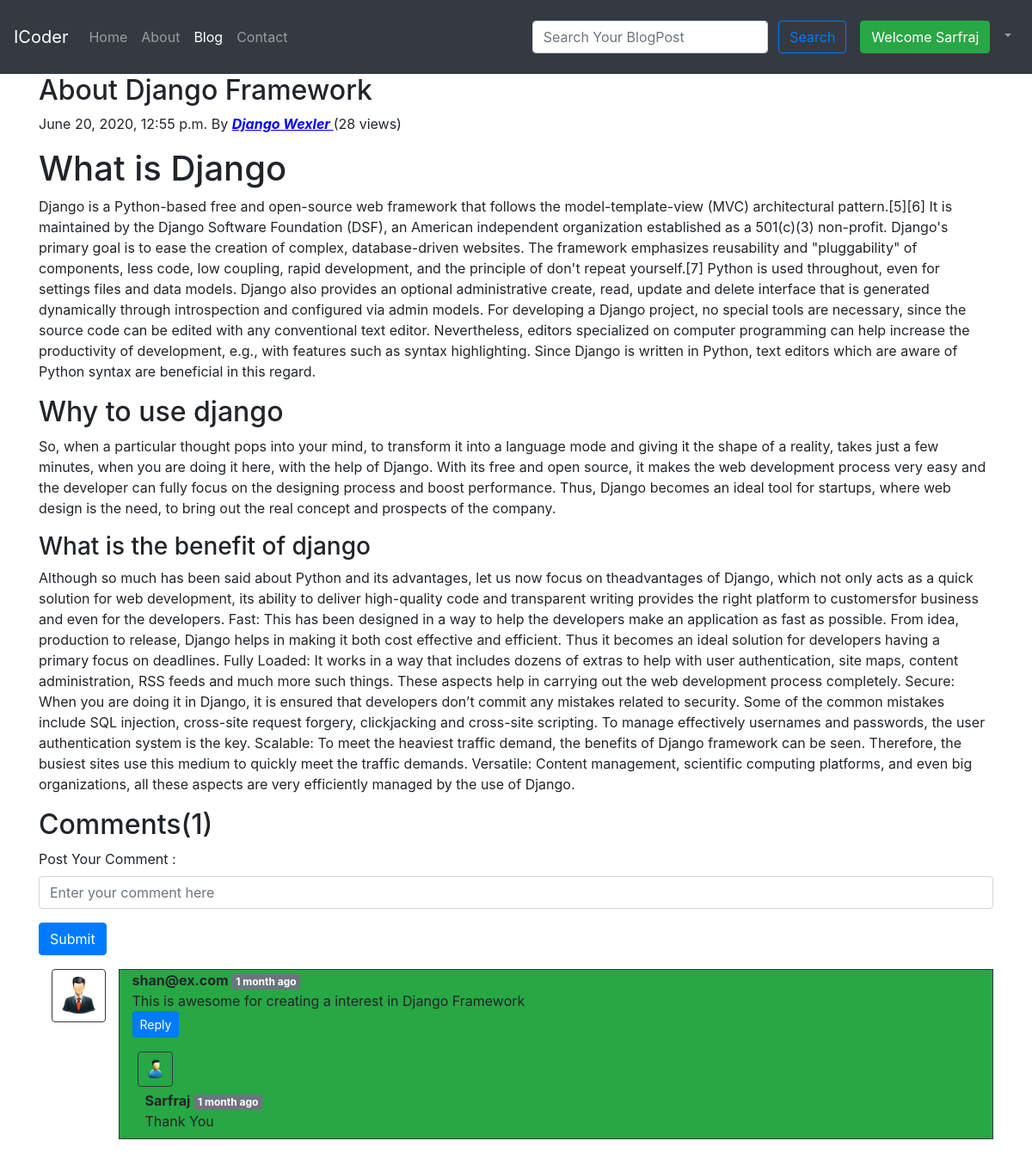
The app's page /blog/First_Post (signed in) with its own data.
### blog/models.py (models this page shows, shortened)
class Post(models.Model):
    sno = models.AutoField(primary_key = True)
    title = models.CharField(max_length=255)
    content = models.TextField()
    author = models.CharField(max_length=100)
    slug = models.CharField(max_length=130)
    views = models.IntegerField(default=0)
    timeStamp = models.DateTimeField(blank=True)

class BlogComment(models.Model):
    sno = models.AutoField(primary_key = True)
    comment = models.TextField()
    user = models.ForeignKey(User, on_delete=models.CASCADE) ## CASCADE will help user to point any one particular field of model
    post = models.ForeignKey(Post, on_delete=models.CASCADE)
    parent = models.ForeignKey('self', on_delete=models.CASCADE, null=True)
    timestamp = models.DateTimeField(default=now)

### blog/views.py (the view)
# urls.py: path('<str:slug>', views.blogPost, name='blogPost'),
def blogPost(request, slug):
    post = Post.objects.filter(slug = slug).first()
    post.views = post.views + 1
    post.save()
    comments = BlogComment.objects.filter(post=post, parent=None)
    replies = BlogComment.objects.filter(post=post).exclude(parent=None)
    repDict = {}
    for reply in replies:
        if reply.parent.sno not in repDict.keys():
            repDict[reply.parent.sno] = [reply]
        else:
            repDict[reply.parent.sno].append(reply)
    context = {'post':post, 'comments':comments, 'user':request.user, 'repDict':repDict}
    return render(request, 'blog/blogPost.html', context)

### blog/templatetags/extras.py (called while the page is built)
@register.filter(name='get_val')
def get_val(dict, key):
    return dict.get(key)

### templates/blog/blogPost.html (shortened to what this page needs)
{% extends 'base.html' %}
{% block blogactive%} active {% endblock blogactive %}
{% block body %}
{% load humanize %}
{% load extras %}
<div class="container">
    <div class="blog-post">
                <h2 class="blog-post-title">{{post.title}}</h2>
        <p class="blog-post-meta">{{post.timeStamp}} By <b style="color:blue;"><u><i>{{post.author}} </i></u></b></a> (<span>{{post.views}} views</span>)</p>
                <p>{{post.content|safe}}</p>
    </div>
</div>
<div class="container">
    <h2>Comments({{ comments.count }})</h2>
    <div class="my-2">
        {% if user.is_authenticated %}
            <form method= "post" action= "/blog/postComment">
              <div class="form-group">
                <label for="comment">Post Your Comment :</label>
                <input type="text" class="form-control" name="comment" placeholder="Enter your comment here" required>
              </div>
            <button type="submit" class="btn btn-primary">Submit</button>
        </form>
        {% else %}
            <p>Please Login to Post a Comment</p>
        {% endif %}
    </div>
{% for comment in comments %}
    <div class="row my-3 mx-0">
        <div class="col-md-1">
            <img class="rounded mx-auto d-block w-100 p-2 border border-dark" src="/static/user.png" alt="user">
        </div>
        <div class="col-md-11 border border-dark bg-success">
            <b>{{comment.user.username}} </b>  <span class="badge badge-secondary" >{{comment.timestamp | naturaltime}}</span>
        <div>{{comment.comment}}</div>
            {% if user.is_authenticated %}
            <div class="reply mx-0">
                <p>
                  <a class="btn btn-sm btn btn-primary" data-toggle="collapse" href="#replyBox{{comment.sno}}" role="button" aria-expanded="false" aria-controls="replyBox{{comment.sno}}">
                    Reply
                  </a>
                </p>
                {% else %}
                <button class="btn btn-sm btn btn-primary" data-toggle="collapse" href="#replyBox{{comment.sno}}" role="button" aria-expanded="false" aria-controls="replyBox{{comment.sno}}" disabled>
                    Login to Reply
                  </button>
                {% endif %}
                <div class="replies my-2">
                    {% for reply in repDict|get_val:comment.sno %}
                    <div class="row my-1">
                        <div class="col-md-1">
                            <img class="rounded mx-auto d-block w-75 p-2 border border-dark" src="/static/reply.png" alt="user">
                         </div>
                    </div>
                    <div class="col-md-11">
                        <b>{{reply.user.username}} </b>  <span class="badge badge-secondary" >{{reply.timestamp | naturaltime}}</span>
                        <div>{{reply.comment}}</div>
                    </div>
                    {% endfor %}
                </div>
            </div>
    </div>
{% endfor %}
    </div>
    {% endblock body %}

### templates/base.html (shortened to what this page needs)
<!doctype html>
<html lang="en">
  <head>
    <link rel="stylesheet" href="https://stackpath.bootstrapcdn.com/bootstrap/4.5.0/css/bootstrap.min.css">
  </head>
  <body>
    <nav class="navbar navbar-expand-lg navbar-dark bg-dark">
  <a class="navbar-brand" href="/"> ICoder </a>
  <div class="collapse navbar-collapse" id="navbarSupportedContent">
    <ul class="navbar-nav mr-auto">
      <li class="nav-item {% block homeactive%}{% endblock homeactive %}">
        <a class="nav-link" href="/">Home <span class="sr-only">(current)</span></a>
      </li>
      <li class="nav-item {% block aboutactive%}{% endblock aboutactive %}">
        <a class="nav-link" href="/about">About</a>
      </li>
       <li class="nav-item {% block blogactive%}{% endblock blogactive %}">
        <a class="nav-link" href="/blog">Blog</a>
      </li>
         <li class="nav-item {% block contactactive%}{% endblock contactactive %}">
        <a class="nav-link" href="/contact">Contact</a>
      </li>
    </ul>
      <div class="ml-auto form-inline">
    <form method="get" action="/search" class=" my-2 my-lg-0">
      <input class="form-control mr-sm-2" type="search" placeholder="Search Your BlogPost" aria-label="Search" name="search" id="search">
      <button class="btn btn-outline-primary my-2 my-sm-0" type="submit">Search</button>
    </form>
      {% if user.is_authenticated %}
      <ul class="navbar-nav">
          <li>
                  <li class="nav-item dropdown">
                    <a class="nav-link dropdown-toggle" href="#" id="navbarDropdown" role="button" data-toggle="dropdown" aria-haspopup="true" aria-expanded="false">
                        <button type="button" class="btn btn-success m-2">Welcome {{ request.user }}</button>
                    </a>
                    </li>
          </li>
      </ul>
      {% endif %}
      </div>
  </div>
</nav>
    {% block body %}{% endblock body %}
  </body>
</html>

### records on screen
Post: title "About Django Framework", timeStamp "June 20, 2020, 12:55 p.m.", author "Django Wexler", views "28", content "What is Django Django is a Python-based free and open-source web framework that follows the model-template-view (MVC) architectural pattern.[5][6] It is maintained by the Django Software Foundation (DSF), an American independent organization established as a 501(c)(3) non-profit. Django's primary goal is to ease the creation of complex, database-driven websites. The framework emphasizes reusability and \"pluggability\" of components, less code, low coupling, rapid development, and the principle of don't repeat yourself.[7] Python is used throughout, even for settings files and data models. Django also provides an optional administrative create, read, update and delete interface that is…"
BlogComment: user.username "shan@ex.com", timestamp "1 month ago", comment "This is awesome for creating a interest in Django Framework"
BlogComment: user.username "Sarfraj", timestamp "1 month ago", comment "Thank You"

### other values on screen
{{ request.user }} "Sarfraj"
{{ comments.count }} "1"
